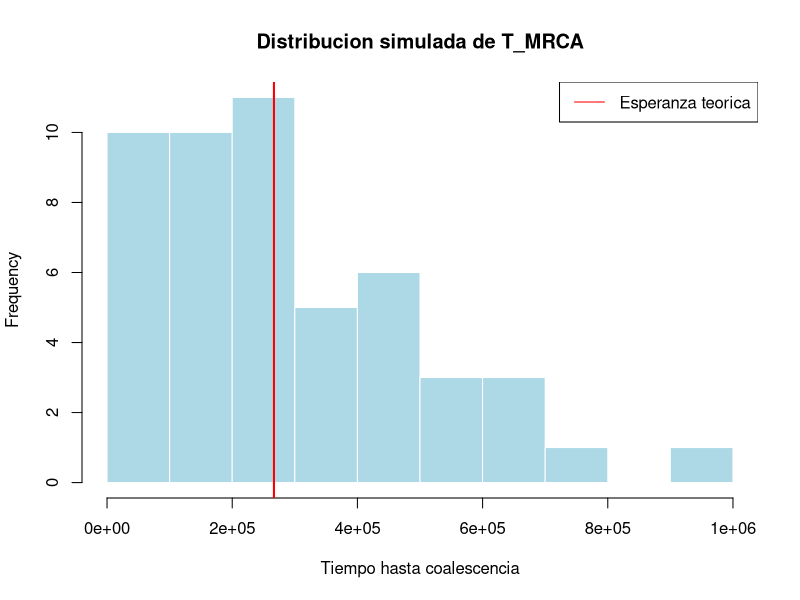
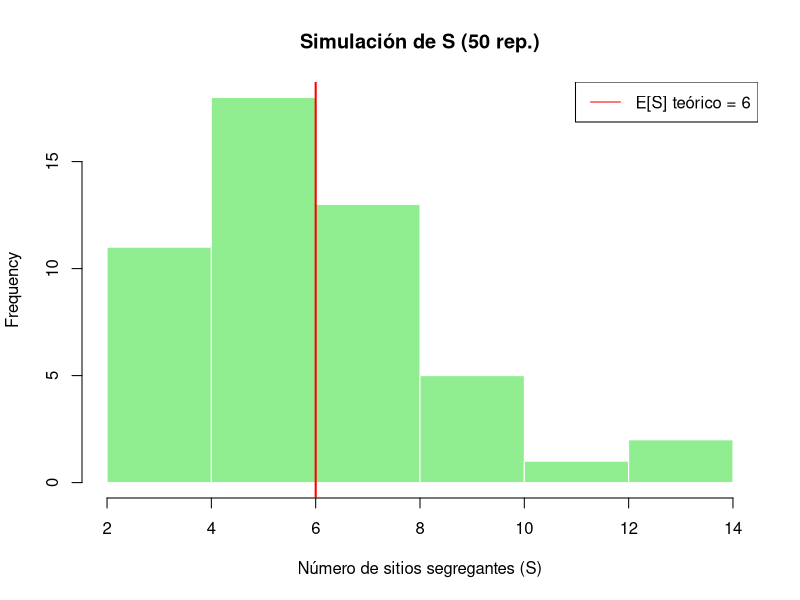
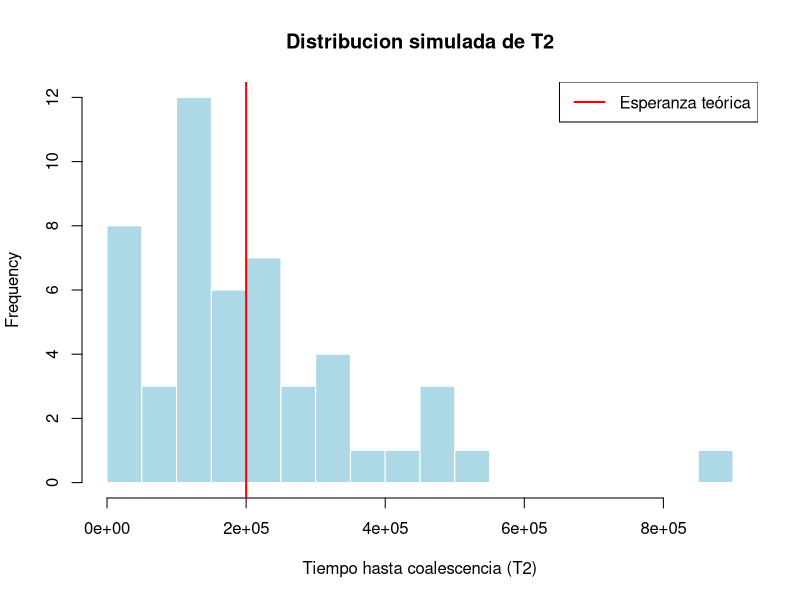
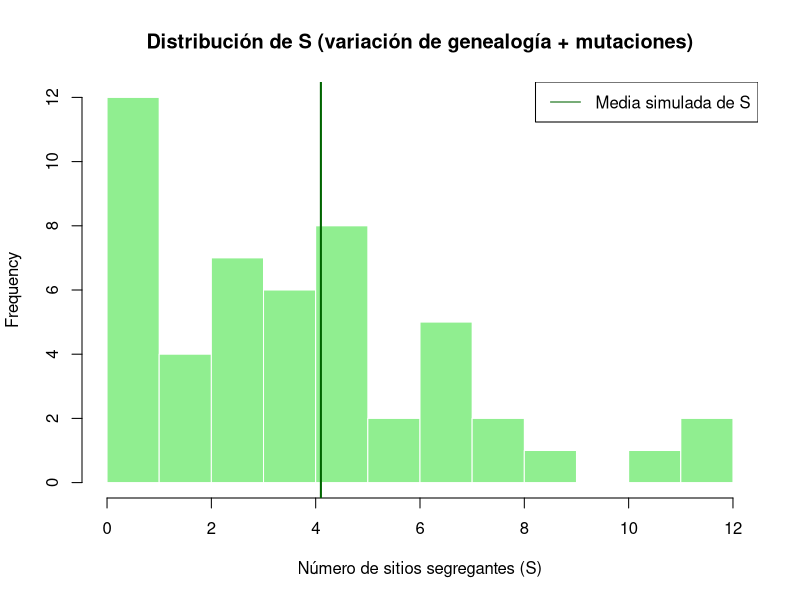

Source code (R) for these figures, in order:
## ---- chunk 1

N <- 1e5

# probabilidad de exito
p3 <- 6/(4*N)
p2 <- 2/(4*N)

# Esperanzas para cada T
E_T3 <- 1 / p3
E_T2 <- 1 / p2
E_TMRCA <- E_T3 + E_T2

# Simulaciones de T_MRCA
set.seed(123)  # asegurando que los números sea siempre los mismos
T3 <- rgeom(50, prob = p3)
T2 <- rgeom(50, prob = p2)
T_MRCA <- T3 + T2

cat("Esperanza teorica de T_MRCA =", E_TMRCA, " y la esperanza simulada T_MRCA =", mean(T_MRCA), "\n")

hist(T_MRCA,
     main = "Distribucion simulada de T_MRCA",
     xlab = "Tiempo hasta coalescencia",
     col = "lightblue", border = "white")
abline(v = E_TMRCA, col = "red", lwd = 2, lty = 1)
legend("topright", legend = c("Esperanza teorica"), col = "red", lty = 1)

## ---- chunk 2
# número de sitios segregantes
nS <- 6 # Ttotal * mu

# Simular 50 realizaciones de S
set.seed(321) # asegurando que los números sea siempre los mismos
S_sim <- rpois(50, nS)

# media de simular S
mean_S <- mean(S_sim)

# plot simple
hist(S_sim, main = "Simulación de S (50 rep.)", xlab = "Número de sitios segregantes (S)",
     col = "lightgreen", border = "white")
abline(v = nS, col = "red", lwd = 2, lty = 1)
legend("topright", legend = paste("E[S] teórico =", round(nS,2)), col = "red", lty = 1)

## ---- chunk 3

N <- 1e5

# Probabilidad de coalescencia
p2 <- 2/(4*N)

# Esperanzas para T
E_T2 <- 1 / p2

# Simulaciones de T2
set.seed(3)  # asegurando que los números sea siempre los mismos
T2 <- rgeom(50, prob = p2)

# Plot distribucion de T2
hist(T2,
     breaks = 15,
     main = "Distribucion simulada de T2",
     xlab = "Tiempo hasta coalescencia (T2)",
     col = "lightblue", border = "white")
abline(v = E_T2, col = "red", lwd = 2, lty = 1)
legend("topright", legend = c("Esperanza teórica"), col = "red", lty = 1, lwd = 2)

## ---- chunk 4
N <- 1e5
# Probabilidad de coalescencia
p2 <- 2/(4*N)

# Simulaciones de T2
set.seed(3)  # asegurando que los números sea siempre los mismos
T2 <- rgeom(50, prob = p2)

T_total <- 2 * T2

T_2 <- 1e-5 * T_total

# Simular S para cada genealogía (Poisson)
S <- rpois(50, T_2)

# Resumen de S
cat("\nSimulaciones de S:\n")
cat("Media simulada S =", mean(S), "  (sd =", sd(S), ")\n")

hist(S,
     breaks = 15,
     main = "Distribución de S (variación de genealogía + mutaciones)",
     xlab = "Número de sitios segregantes (S)",
     col = "lightgreen", border = "white")
abline(v = mean(S), col = "darkgreen", lwd = 2)
legend("topright", legend = c("Media simulada de S"),
       col = "darkgreen", lty = 1)
